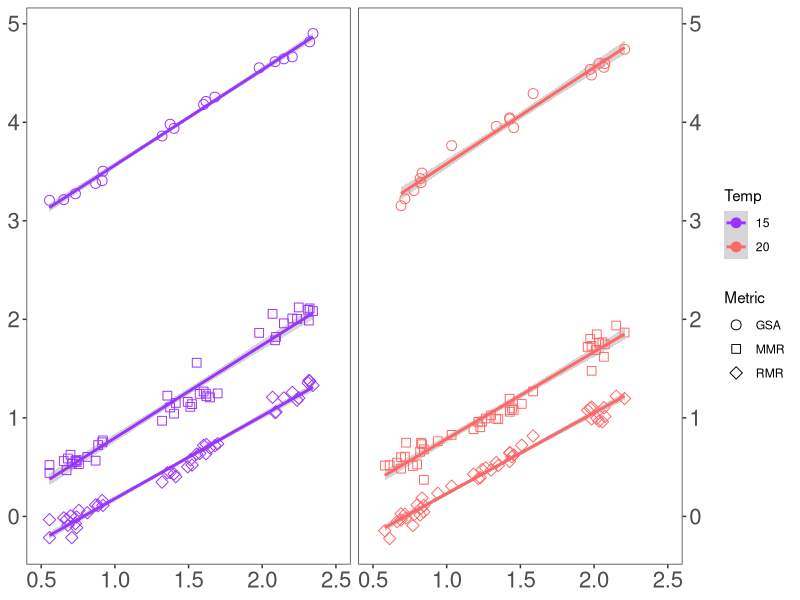
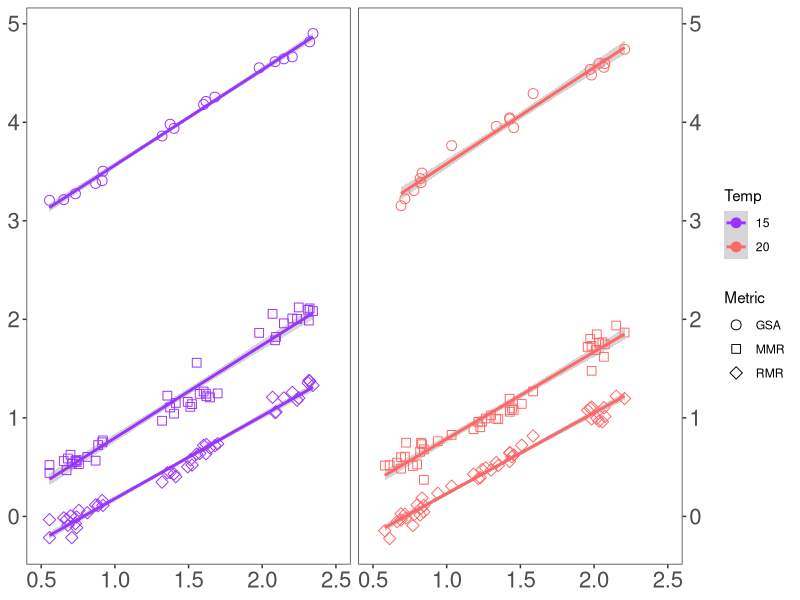

Generate these figures, in order, with R:
#### Fig 3 - GSA and metabolic rate
library(here)
library(tidyverse)
library(scales)
data<-read.csv(here('data/BT_Resp_Combined_071022_BSC.csv'), stringsAsFactors = T)
str(data)


data2<-data %>%
  mutate (Temp = factor(Temp)) %>%
  mutate (Time = substring(time_month,1,2)) %>%
  mutate (Time = factor(Time)) %>%
  mutate (Replicate = case_when (Temp == "15" & Replicate == "1"~ "1",
                                 Temp == "15" & Replicate == "2"~ "2",
                                 Temp == "20" & Replicate == "1"~ "3",
                                 Temp == "20" & Replicate == "2"~ "4")) %>%
  mutate (Replicate = factor (Replicate)) %>%
  mutate (log10_Weight = log10(weight_g)) 

str(data2)

A_col <- "#9933FF"
B_col <- "#FF6666"
C_col <- "#66FF66"
fig3<-ggplot(data=data2, aes(x=log10(weight_g), y=log10(Metric_absolute), group = Metric, color = Temp))+
  stat_smooth(method = "lm")+geom_point(aes(shape = Metric), size = 3)+
  facet_grid(.~Temp)+theme_bw()+
  theme(panel.grid.major = element_blank(), panel.grid.minor = element_blank(),
        axis.text.y=element_text(size=16),axis.title.y=element_blank(),
        axis.text.x=element_text(size=16),axis.title.x=element_blank(),
        strip.background = element_blank(),
        strip.text.x = element_blank())+
  scale_fill_manual(values  = c("black","grey","white"))+
  scale_color_manual(values = c(A_col, B_col, C_col))+
  scale_shape_manual(values = c(21,22,23))+
  coord_cartesian(xlim = c(0.5,2.5))+
  scale_y_continuous (sec.axis = dup_axis())
fig3

ppi=300
png("figures/fig3.png", width=9*ppi, height=6*ppi, res=ppi)
fig3
dev.off()

#equations
data2_GSA15 <- data2 %>% filter(Metric == "GSA" & Temp == 15 )
data2_GSA20 <- data2 %>% filter(Metric == "GSA" & Temp == 20 )
data2_RMR15 <- data2 %>% filter(Metric == "RMR" & Temp == 15 )
data2_RMR20 <- data2 %>% filter(Metric == "RMR" & Temp == 20 )
data2_MMR15 <- data2 %>% filter(Metric == "MMR" & Temp == 15 )
data2_MMR20 <- data2 %>% filter(Metric == "MMR" & Temp == 20 )

g15<-lm(data=data2_GSA15, log10(Metric_absolute)~log10_Weight)
g20<-lm(data=data2_GSA20, log10(Metric_absolute)~log10_Weight)

summary(g15)
summary(g20)

r15<-lm(data=data2_RMR15, log10(Metric_absolute)~log10_Weight)
r20<-lm(data=data2_RMR20, log10(Metric_absolute)~log10_Weight)

summary(r15)
summary(r20)

m15<-lm(data=data2_MMR15, log10(Metric_absolute)~log10_Weight)
m20<-lm(data=data2_MMR20, log10(Metric_absolute)~log10_Weight)

summary(m15)
summary(m20)
